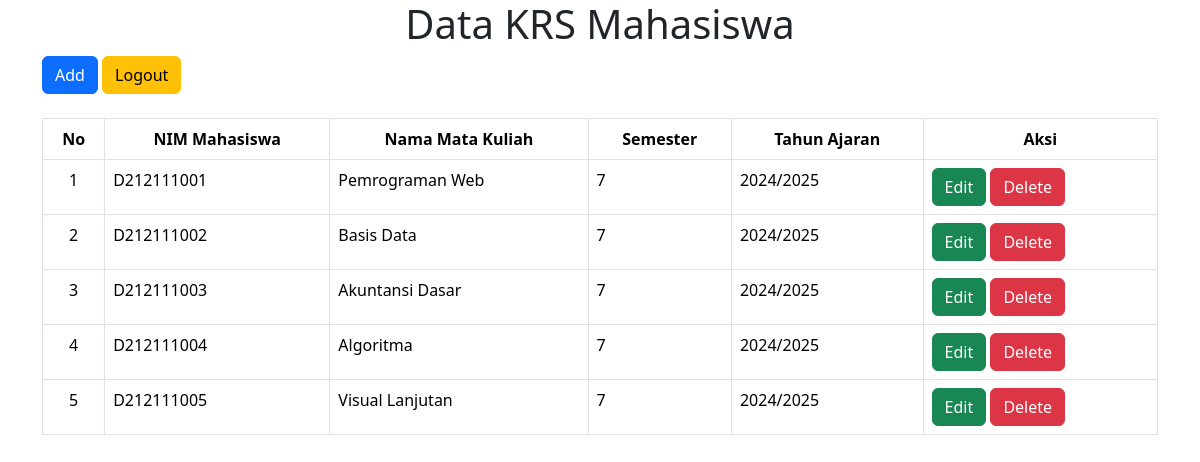
The page / on the database its author committed.
### tables this page shows
CREATE TABLE `krs` (
  `id` INT AUTO_INCREMENT NOT NULL,
  `nim_mahasiswa` VARCHAR(10) NOT NULL,
  `nama_mata_kuliah` VARCHAR(100) NOT NULL,
  `semester` INT NOT NULL,
  `tahun_ajaran` VARCHAR(10) NOT NULL,
  PRIMARY KEY (`id`)
);

### index.php (the view, shortened to what this page needs)
<?php
$mysqli = new mysqli('localhost', 'root', '', 'uas');
$sql = $mysqli->query("SELECT krs.id, krs.nim_mahasiswa, krs.nama_mata_kuliah, krs.semester, krs.tahun_ajaran
                        FROM krs");
$push = [];
while ($row = $sql->fetch_assoc()) {
    array_push($push, $row);
}
$no = 1;
?>
<!DOCTYPE html>
<html lang="en">
<head>
    <link href="https://cdn.jsdelivr.net/npm/bootstrap@5.3.3/dist/css/bootstrap.min.css" rel="stylesheet">
</head>
<body>
    <div class="container">
    <h1 class="text-center">Data KRS Mahasiswa</h1>
    <a href="create.php" class="btn btn-primary">Add</a>
    <a href="logout.php" class="btn btn-warning">Logout</a><br></br>
    <table class="table table-bordered table-hover">
        <tr>
            <th class="text-center">No</th>
            <th class="text-center">NIM Mahasiswa</th>
            <th class="text-center">Nama Mata Kuliah</th>
            <th class="text-center">Semester</th>
            <th class="text-center">Tahun Ajaran</th>
            <th class="text-center">Aksi</th>
        </tr>
        <?php foreach ($push as $row ) { ?>
            <tr>
                <td class="text-center"><?= $no++; ?></td>
                <td><?= $row['nim_mahasiswa']; ?></td>
                <td><?= $row['nama_mata_kuliah']; ?></td>
                <td><?= $row['semester']; ?></td>
                <td><?= $row['tahun_ajaran']; ?></td>
                <td>
                    <a href="update.php?id=<?= $row['id'] ?>" class="btn btn-success">Edit</a>
                    <a href="delete.php?id=<?= $row['id'] ?>" class="btn btn-danger" onclick="return confirm('Yakin data ini akan dihapus?')">Delete</a>
                </td>
            </tr>
        <?php } ?>
    </table>
    </div>
</body>
</html>

### rows shown on the page
krs: nim_mahasiswa "D212111001", nama_mata_kuliah "Pemrograman Web", semester "7", tahun_ajaran "2024/2025"
krs: nim_mahasiswa "D212111002", nama_mata_kuliah "Basis Data", semester "7", tahun_ajaran "2024/2025"
krs: nim_mahasiswa "D212111003", nama_mata_kuliah "Akuntansi Dasar", semester "7", tahun_ajaran "2024/2025"
krs: nim_mahasiswa "D212111004", nama_mata_kuliah "Algoritma", semester "7", tahun_ajaran "2024/2025"
krs: nim_mahasiswa "D212111005", nama_mata_kuliah "Visual Lanjutan", semester "7", tahun_ajaran "2024/2025"
